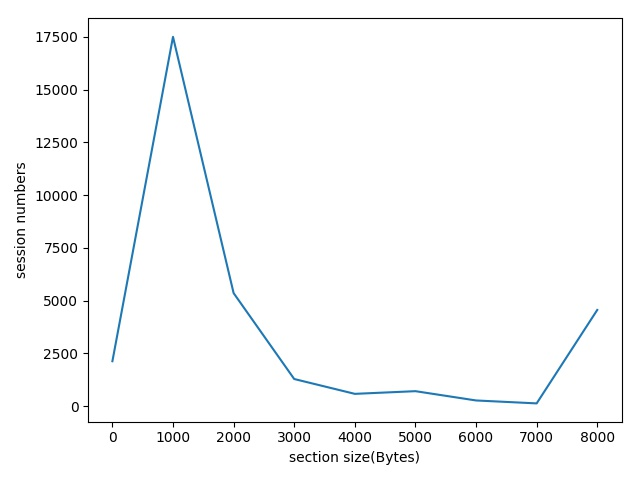

The Python source for this figure:
import matplotlib.pyplot as plt
from matplotlib import rcParams

rcParams.update({'figure.autolayout': True})

numdic = {}
sumdic = {}
for i in range(1, 9):
    numdic.update({i: 0})

for i in range(1, 9):
    sumdic.update({i: 0})

numdic.update({0: 1})
sumdic.update({0: 0})

with open("pkt_size.txt", "r") as rfile:
    s = rfile.read()

li = s.split("\n")
res = {}
for line in li:
    numline = (line.split("\t")[0]).strip()[1:-1]
    label = int(line.split("\t")[1].strip())
    zili = numline.split(",")
    numli = []
    for i in zili:
        numli.append(int(i))
    current = 0
    sumlen = 0
    sumpkt = 0
    for item in numli:
        sumlen += item
    thelen = sumlen // 1000
    if thelen > 8:
        thelen = 8
    if thelen in res:
        res[thelen] = res[thelen] + 1
    else:
        res.update({thelen: 1})
print(res)

session = []
len = []
for i in range(0, 9):
    session.append(i * 1000)
    len.append(res[i])
for i in range(0, 9):
    print("{0} ~ {1}: {2}".format(i * 1000, (i + 1) * 1000, res[i]))

plt.plot(session, len)
plt.ylabel("session numbers")
plt.xlabel('section size(Bytes)')

plt.savefig("sess_len.jpg")

plt.show()
